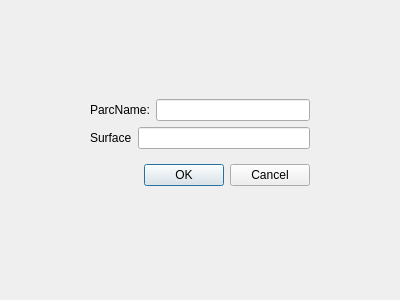
<?xml version="1.0" encoding="UTF-8"?>
<ui version="4.0">
 <class>createparc</class>
 <widget class="QDialog" name="createparc">
  <property name="geometry">
   <rect>
    <x>0</x>
    <y>0</y>
    <width>400</width>
    <height>300</height>
   </rect>
  </property>
  <property name="windowTitle">
   <string>Dialog</string>
  </property>
  <widget class="QWidget" name="">
   <property name="geometry">
    <rect>
     <x>90</x>
     <y>90</y>
     <width>220</width>
     <height>107</height>
    </rect>
   </property>
   <layout class="QVBoxLayout" name="verticalLayout_2">
    <item>
     <layout class="QVBoxLayout" name="verticalLayout">
      <item>
       <layout class="QHBoxLayout" name="horizontalLayout_2">
        <item>
         <widget class="QLabel" name="label">
          <property name="text">
           <string>ParcName:</string>
          </property>
         </widget>
        </item>
        <item>
         <widget class="QLineEdit" name="lineEdit"/>
        </item>
       </layout>
      </item>
      <item>
       <layout class="QHBoxLayout" name="horizontalLayout">
        <item>
         <widget class="QLabel" name="label_2">
          <property name="text">
           <string>Surface</string>
          </property>
         </widget>
        </item>
        <item>
         <widget class="QLineEdit" name="lineEdit_2"/>
        </item>
       </layout>
      </item>
     </layout>
    </item>
    <item>
     <widget class="QDialogButtonBox" name="buttonBox">
      <property name="orientation">
       <enum>Qt::Orientation::Horizontal</enum>
      </property>
      <property name="standardButtons">
       <set>QDialogButtonBox::StandardButton::Cancel|QDialogButtonBox::StandardButton::Ok</set>
      </property>
     </widget>
    </item>
   </layout>
  </widget>
 </widget>
 <resources/>
 <connections>
  <connection>
   <sender>buttonBox</sender>
   <signal>accepted()</signal>
   <receiver>createparc</receiver>
   <slot>accept()</slot>
   <hints>
    <hint type="sourcelabel">
     <x>248</x>
     <y>254</y>
    </hint>
    <hint type="destinationlabel">
     <x>157</x>
     <y>274</y>
    </hint>
   </hints>
  </connection>
  <connection>
   <sender>buttonBox</sender>
   <signal>rejected()</signal>
   <receiver>createparc</receiver>
   <slot>reject()</slot>
   <hints>
    <hint type="sourcelabel">
     <x>316</x>
     <y>260</y>
    </hint>
    <hint type="destinationlabel">
     <x>286</x>
     <y>274</y>
    </hint>
   </hints>
  </connection>
 </connections>
</ui>
